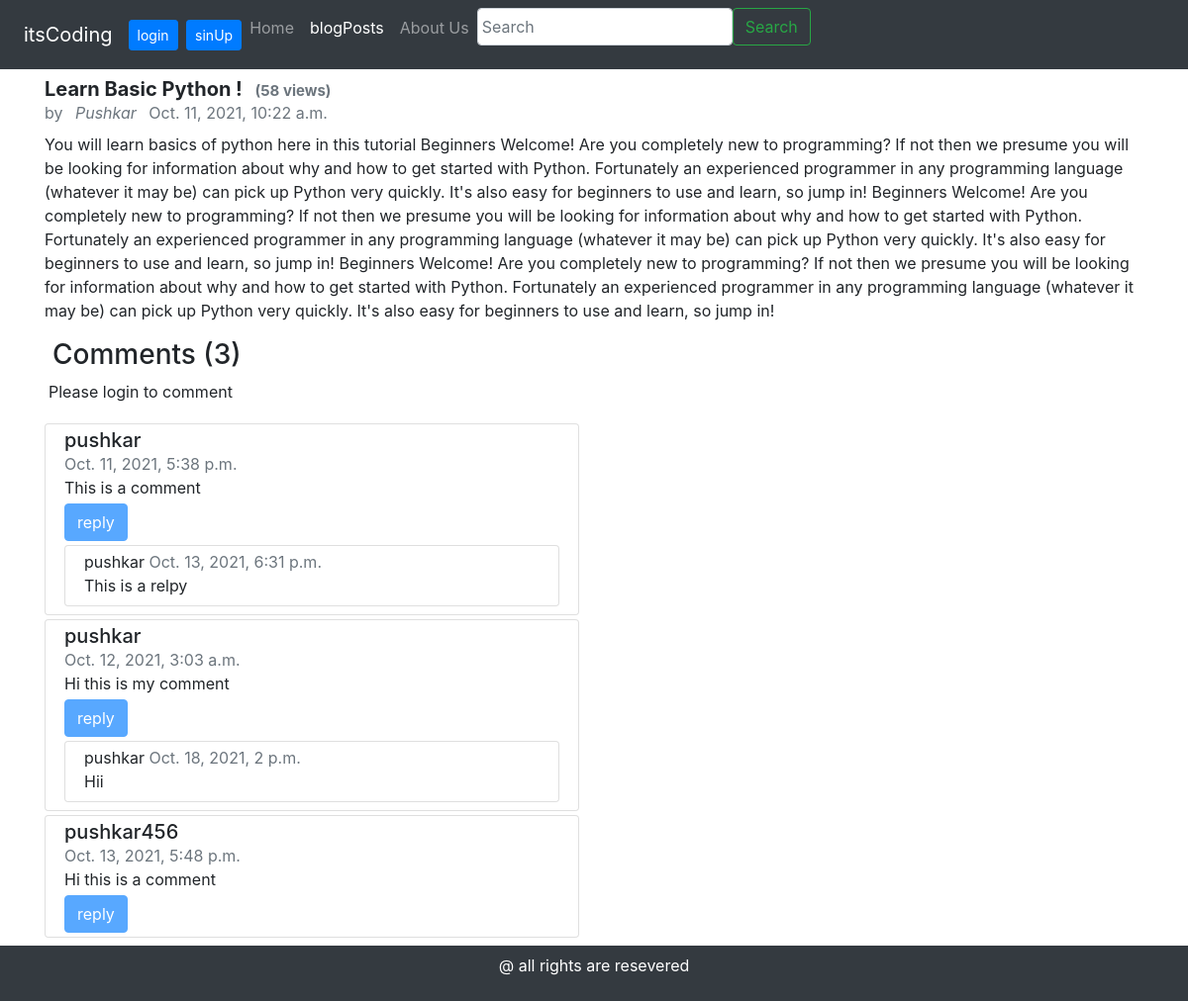
Page /blog/python-basics on the committed database.
### blogPost/models.py (models this page shows, shortened)
class Post(models.Model):
        sno=models.AutoField(primary_key=True)
        tittle=models.CharField(max_length=120)
        author=models.CharField(max_length=120)
        content=models.TextField()
        views=models.IntegerField(default=0)
        timestamp=models.DateTimeField(blank=True)
        slug = models.CharField(max_length = 250, null = True, blank = True)

class Comments(models.Model):
        sno=models.AutoField(primary_key=True)
        user=models.ForeignKey(User,on_delete=models.CASCADE)
        content=models.TextField()
        timestamp=models.DateTimeField(default=now)
        post = models.ForeignKey(Post,on_delete=models.CASCADE)
        parent=models.ForeignKey('self',on_delete=models.CASCADE,null=True)

### blogPost/views.py (the view)
# urls.py: path('<str:slug>',views.post,name="post")
def post(request,slug):
     post=Post.objects.filter(slug=slug).first()
     post.views=post.views+1
     post.save()
     comments=Comments.objects.filter(post=post,parent=None)
     replies=Comments.objects.filter(post=post).exclude(parent=None)
     replydict={}
     for reply in replies:
         if reply.parent.sno not in replydict.keys():
             replydict[reply.parent.sno]=[reply]
         else:
             replydict[reply.parent.sno].append(reply)
     dict2={'post':post,'comments':comments,'user':request.user,'replies':replydict}
     return render(request,"post.html",dict2)

### blogPost/templatetags/extras.py (called while the page is built)
@register.filter(name='dictkey')
def dictkey(dict1,key):
    return dict1.get(key)

### blogPost/templates/post.html (shortened to what this page needs)
{% extends 'basic.html' %}
{% block blogactive %} active {% endblock %}
{% block body %}
<body>
			<div class="container my-2 ">
									<h5 class="card-title mb-0 font-weight-bold">{{ post.tittle }} <span class="text-muted mb-2 ml-2" style="font-size:15px;">({{post.views}} views)</span>  </h5>
							   <p class="text-muted mb-2"> by
							   <span class="font-italic mx-2"> {{ post.author }}  </span>  {{ post.timestamp }} </p>
									<p>{{post.content}}</p> </hr>
									<h3 class="ml-2">Comments
									  <span>({{comments.count}})</span></h3>
									<div class="row m-1">
													{% if user.is_authenticated %}
													<form class="form" action="/blog/blogComment" method="post">
															{% csrf_token %}
															<input class="m-2 form-control" name="comment" type="text" placeholder="enter a comment here">
															<input class=" mx-2" name="postsno" type="hidden" value="{{post.sno}}">
															<input class="mx-2 btn btn-primary" type="submit"   value="submit">
												</form>
												{% else %}
												<p>Please login to comment</p>
												{% endif %}
									</div>
						    {% for comment in comments %}
									<div class="row mb-1">
											<div class="col-sm-6">
													 <div class="card">
																<div class="card-body p-1">
																		<div class="card-tittle col-12">
															 				<h5 class=" my-0">{{comment.user.username}}</h5>
															 				<span class="text-muted">{{comment.timestamp}}</span>
															 			 	<p class="card-text mb-1">{{comment.content}}</p>
											{% if user.is_authenticated %}
															 			<button class="btn btn-primary" type="button" data-toggle="collapse" data-target="#reply{{comment.sno}}" aria-expanded="false" aria-controls="collapseExample">reply</button>
									{% else %}
									            <button class="btn btn-primary disabled" type="button">reply</button>
	           {% endif %}
	            {% load extras %}
	            {% for reply in replies|dictkey:comment.sno %}
	                        <div class=" bg my-1">
	                          <div class="card">
															        	<div class="card-body p-1">
																		       <div class="card-tittle col-12">
															 				       <h7 class=" my-1">{{reply.user.username}}</h7>
															 				       <span class="text-muted">{{reply.timestamp}}</span>
															 			        	<p class="card-text mb-1">{{reply.content}}</p>
	                        				   </div>
	                            </div>
	                          </div>
	                        </div>
	                     {% endfor %}
															 		 </div>
										      	</div>
										    </div>
										 </div>
									</div>
									{% endfor %}
			</div>
</body>
{% endblock %}

### rows in the picture
Post: tittle "Learn Basic Python !", views "58", author "Pushkar", timestamp "Oct. 11, 2021, 10:22 a.m.", content "You will learn basics of python here in this tutorial Beginners Welcome! Are you completely new to programming? If not then we presume you will be looking for information about why and how to get started with Python. Fortunately an experienced programmer in any programming language (whatever it may be) can pick up Python very quickly. It's also easy for beginners to use and learn, so jump in! Beginners Welcome! Are you completely new to programming? If not then we presume you will be looking for information about why and how to get started with Python. Fortunately an experienced programmer in any programming language (whatever it may be) can pick up Python very quickly. It's also easy for…"
Comments: user.username "pushkar", timestamp "Oct. 11, 2021, 5:38 p.m.", content "This is a comment"
Comments: user.username "pushkar", timestamp "Oct. 13, 2021, 6:31 p.m.", content "This is a relpy"
Comments: user.username "pushkar", timestamp "Oct. 12, 2021, 3:03 a.m.", content "Hi this is my comment"
Comments: user.username "pushkar", timestamp "Oct. 18, 2021, 2 p.m.", content "Hii"
Comments: user.username "pushkar456", timestamp "Oct. 13, 2021, 5:48 p.m.", content "Hi this is a comment"

### other values in the picture
{{ comments.count }} "3"
